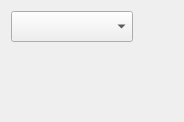
<?xml version="1.0" encoding="UTF-8"?>
<ui version="4.0">
 <class>qtvUITabStatus</class>
 <widget class="QWidget" name="qtvUITabStatus">
  <property name="geometry">
   <rect>
    <x>0</x>
    <y>0</y>
    <width>184</width>
    <height>122</height>
   </rect>
  </property>
  <property name="windowTitle">
   <string>Form</string>
  </property>
  <layout class="QVBoxLayout" name="verticalLayout" stretch="0,10">
   <item>
    <layout class="QHBoxLayout" name="layout_0" stretch="8,0">
     <property name="sizeConstraint">
      <enum>QLayout::SetDefaultConstraint</enum>
     </property>
     <item>
      <widget class="QComboBox" name="cb_analysis">
       <property name="maximumSize">
        <size>
         <width>200</width>
         <height>16777215</height>
        </size>
       </property>
       <property name="font">
        <font>
         <family>Arial</family>
         <pointsize>14</pointsize>
        </font>
       </property>
      </widget>
     </item>
     <item>
      <spacer name="horizontalSpacer">
       <property name="orientation">
        <enum>Qt::Horizontal</enum>
       </property>
       <property name="sizeHint" stdset="0">
        <size>
         <width>40</width>
         <height>20</height>
        </size>
       </property>
      </spacer>
     </item>
    </layout>
   </item>
   <item>
    <widget class="qtvChartUIBase" name="chart_ui" native="true"/>
   </item>
  </layout>
 </widget>
 <customwidgets>
  <customwidget>
   <class>qtvChartUIBase</class>
   <extends>QWidget</extends>
   <header>chart/qtv_chart_ui.h</header>
   <container>1</container>
  </customwidget>
 </customwidgets>
 <resources/>
 <connections/>
</ui>
